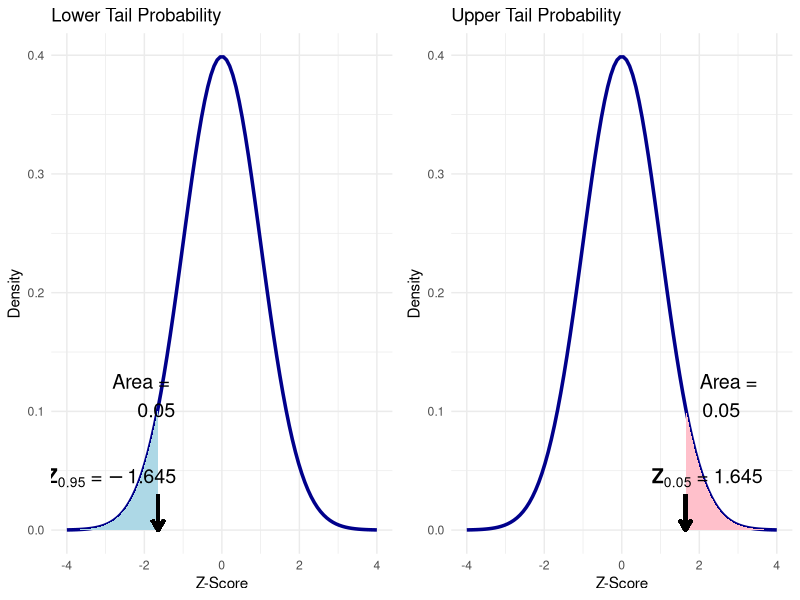
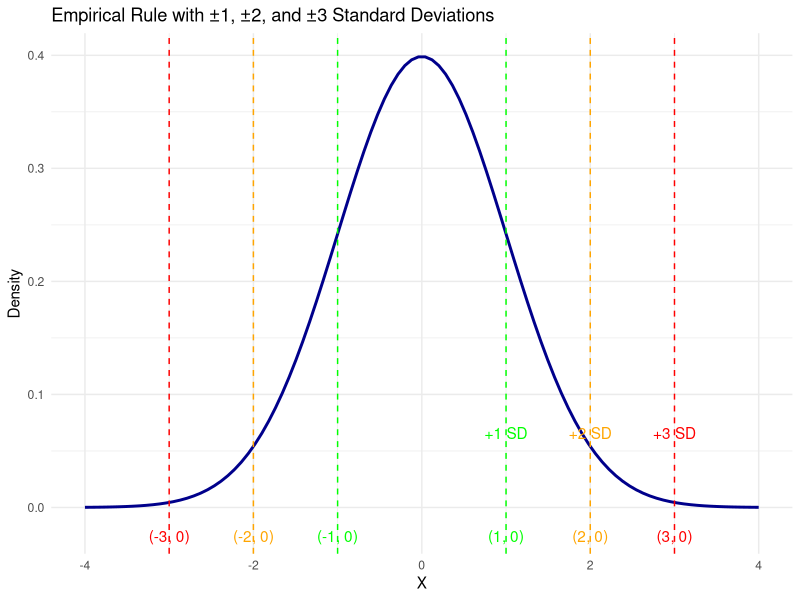
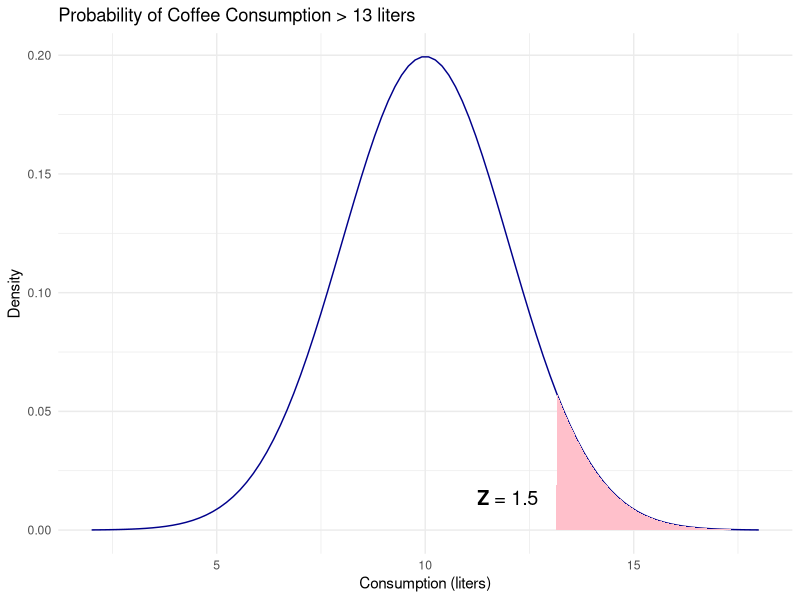
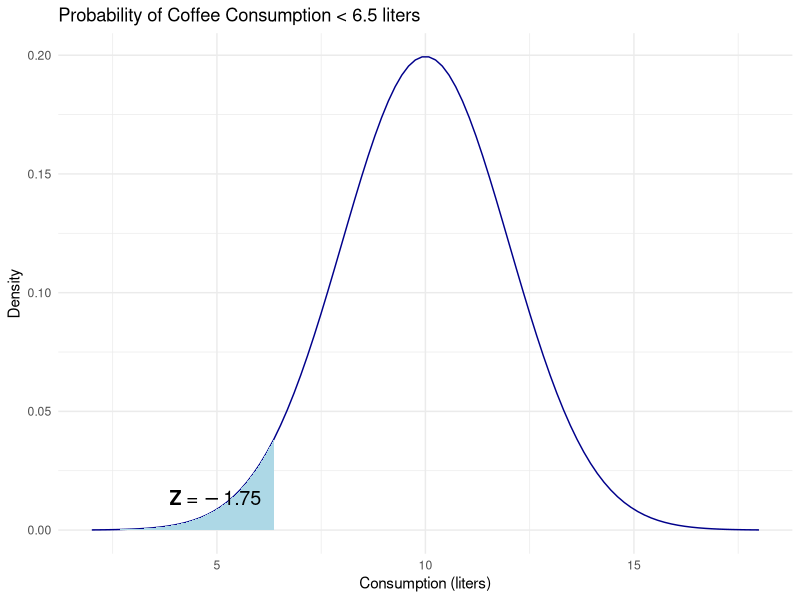
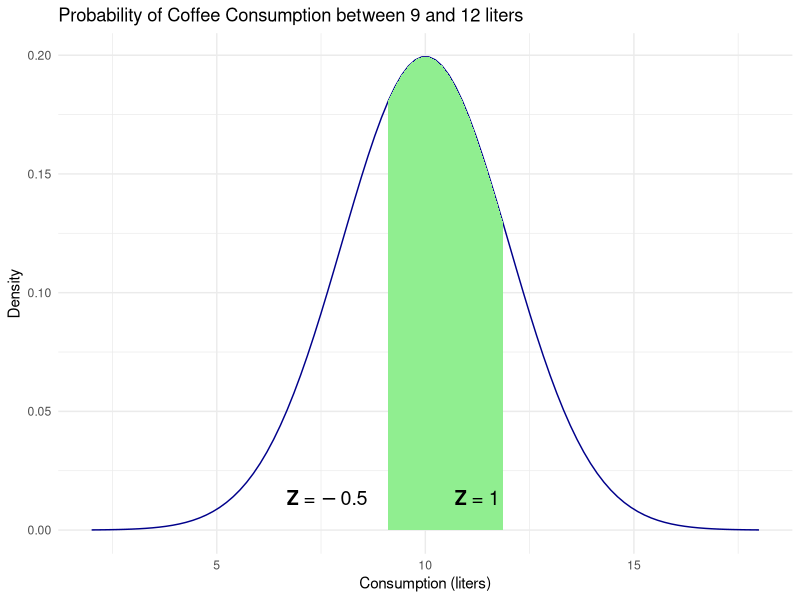
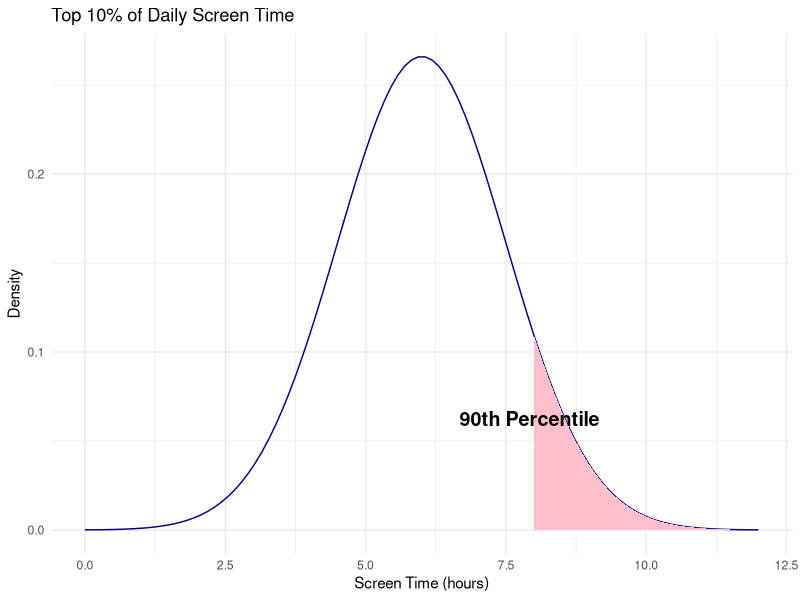
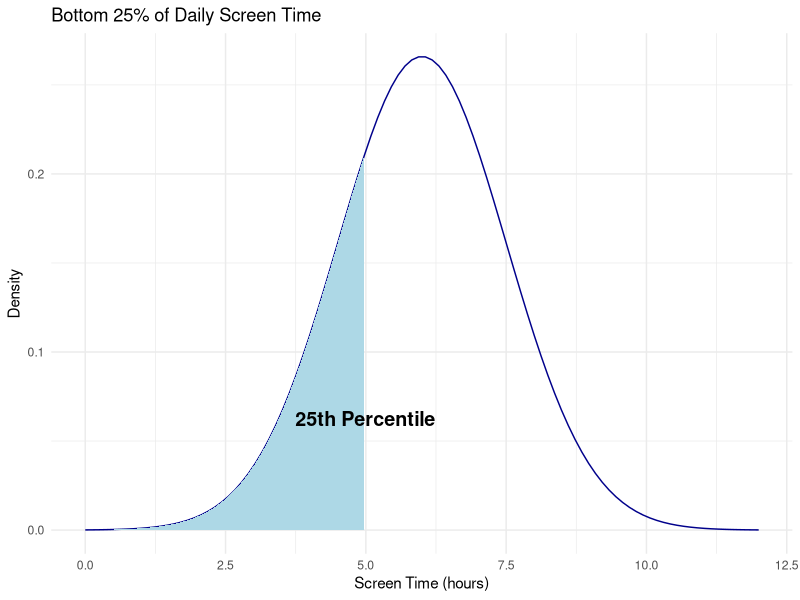
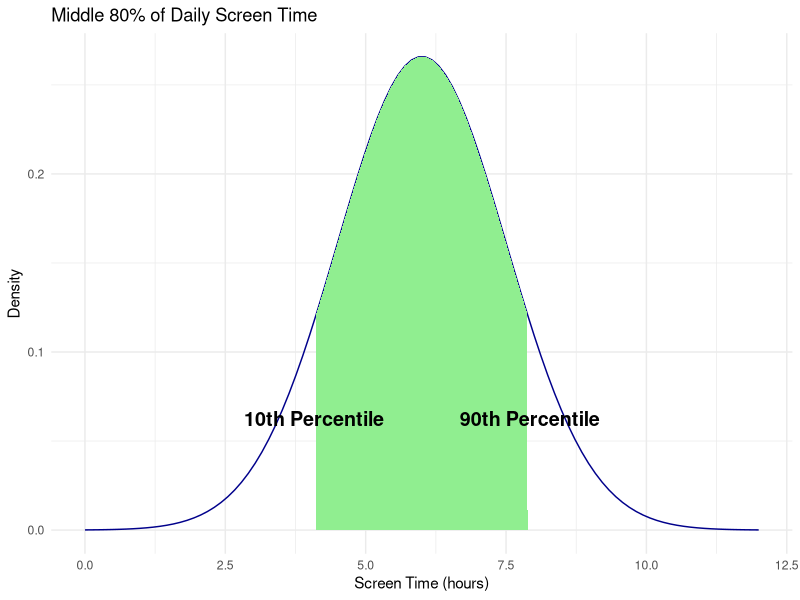

Write R code to recreate these figures, in order.
## ---- chunk 1
knitr::opts_chunk$set(echo = FALSE, comment = NA, message = FALSE,warning = FALSE)
library(ggplot2)
library(kableExtra)
library(patchwork)
## ---- chunk 2
library(ggplot2)
library(gridExtra)

x <- seq(-4, 4, length = 100)
y <- dnorm(x)

# Lower tail probability (Z < -1.645)
lower_tail <- ggplot(data.frame(x, y), aes(x, y)) +
  geom_line(color = "darkblue", size = 1.2) +
  geom_area(data = subset(data.frame(x, y), x < -1.645), aes(x, y), fill = "lightblue") +
  annotate("text", x = -0.5, y = 0.06, label = expression(bold(Z[0.95]) ~ "=" ~ -1.645), 
           size = 5, vjust = 1.5, hjust = 1.2) +
  geom_segment(aes(x = -1.645, y = 0.03, xend = -1.645, yend = 0), 
               arrow = arrow(length = unit(0.3, "cm")), color = "black", size = 1.2) +
  annotate("text", x = -1.2, y = 0.15, label = "Area = \n 0.05", size = 5, vjust = 1.5, hjust = 1) +
  labs(title = "Lower Tail Probability", x = "Z-Score", y = "Density") +
  theme_minimal()

# Upper tail probability (Z > 1.645)
upper_tail <- ggplot(data.frame(x, y), aes(x, y)) +
  geom_line(color = "darkblue", size = 1.2) +
  geom_area(data = subset(data.frame(x, y), x > 1.645), aes(x, y), fill = "pink") +
  annotate("text", x = 0.2, y = 0.06, label = expression(bold(Z[0.05]) ~ "=" ~ 1.645), 
           size = 5, vjust = 1.5, hjust = -0.2) +
  geom_segment(aes(x = 1.645, y = 0.03, xend = 1.645, yend = 0), 
               arrow = arrow(length = unit(0.3, "cm")), color = "black", size = 1.2) +
  annotate("text", x = 1.2, y = 0.15, label = "Area = \n  0.05", size = 5, vjust = 1.5, hjust = -0.5) +
  labs(title = "Upper Tail Probability", x = "Z-Score", y = "Density") +
  theme_minimal()

# Combine the two plots side by side
gridExtra::grid.arrange(lower_tail, upper_tail, ncol = 2)

## ---- chunk 3
library(ggplot2)

mean <- 0
sd <- 1
x <- seq(-4, 4, length = 100)
y <- dnorm(x, mean = mean, sd = sd)

ggplot(data.frame(x, y), aes(x, y)) +
 geom_line(color = "darkblue",linewidth =1) +
  geom_vline(xintercept = c(-1, 1), linetype = "dashed", color = "green") +
  geom_vline(xintercept = c(-2, 2), linetype = "dashed", color = "orange") +
  geom_vline(xintercept = c(-3, 3), linetype = "dashed", color = "red") +
  
  # Adding the annotations below the x-axis for coordinates
  annotate("text", x = 1, y = -0.02, label = "(1, 0)", color = "green", vjust = 1) +
  annotate("text", x = 2, y = -0.02, label = "(2, 0)", color = "orange", vjust = 1) +
  annotate("text", x = 3, y = -0.02, label = "(3, 0)", color = "red", vjust = 1) +
  annotate("text", x = -1, y = -0.02, label = "(-1, 0)", color = "green", vjust = 1) +
  annotate("text", x = -2, y = -0.02, label = "(-2, 0)", color = "orange", vjust = 1) +
  annotate("text", x = -3, y = -0.02, label = "(-3, 0)", color = "red", vjust = 1) +
  
  # Adding the annotations for SD above the lines
  annotate("text", x = 1, y = 0.05, label = "+1 SD", color = "green", vjust = -1) +
  annotate("text", x = 2, y = 0.05, label = "+2 SD", color = "orange", vjust = -1) +
  annotate("text", x = 3, y = 0.05, label = "+3 SD", color = "red", vjust = -1) +
  
  labs(title = "Empirical Rule with ±1, ±2, and ±3 Standard Deviations", 
       x = "X", y = "Density") +
  theme_minimal()

## ---- chunk 4
mean_coffee <- 10
sd_coffee <- 2
consumption <- 13
z <- (consumption - mean_coffee) / sd_coffee

# Plotting the probability
x <- seq(mean_coffee - 4 * sd_coffee, mean_coffee + 4 * sd_coffee, length = 100)
y <- dnorm(x, mean = mean_coffee, sd = sd_coffee)

ggplot(data.frame(x, y), aes(x, y)) +
  geom_line(color = "darkblue",linewitdth=1) +
  geom_area(data = subset(data.frame(x, y), x > consumption), aes(x, y), fill = "pink") +
  annotate("text", x = 13, y = 0.02, label = expression(bold(Z) ~ "=" ~ 1.5), size = 5, vjust = 1.5, hjust = 1.2) +
  labs(title = "Probability of Coffee Consumption > 13 liters", x = "Consumption (liters)", y = "Density") +
  theme_minimal()

## ---- chunk 5
consumption <- 6.5
z <- (consumption - mean_coffee) / sd_coffee

# Plotting the probability
ggplot(data.frame(x, y), aes(x, y)) +
  geom_line(color = "darkblue",linewitdth=1) +
  geom_area(data = subset(data.frame(x, y), x < consumption), aes(x, y), fill = "lightblue") +
  annotate("text", x = 6.5, y = 0.02, label = expression(bold(Z) ~ "=" ~ -1.75), size = 5, vjust = 1.5, hjust = 1.2) +
  labs(title = "Probability of Coffee Consumption < 6.5 liters", x = "Consumption (liters)", y = "Density") +
  theme_minimal()

## ---- chunk 6
# Plotting the probability
ggplot(data.frame(x, y), aes(x, y)) +
  geom_line(color = "darkblue",linewitdth=1) +
  geom_area(data = subset(data.frame(x, y), x > 9 & x < 12), aes(x, y), fill = "lightgreen") +
  annotate("text", x = 9, y = 0.02, label = expression(bold(Z) ~ "=" ~ -0.5), size = 5, vjust = 1.5, hjust = 1.2) +
  annotate("text", x = 12, y = 0.02, label = expression(bold(Z) ~ "=" ~ 1), size = 5, vjust = 1.5, hjust = 1.2) +
  labs(title = "Probability of Coffee Consumption between 9 and 12 liters", x = "Consumption (liters)", y = "Density") +
  theme_minimal()

## ---- chunk 7
mean_time <- 6
sd_time <- 1.5
screen_time_90th <- mean_time + 1.28 * sd_time

x <- seq(mean_time - 4 * sd_time, mean_time + 4 * sd_time, length = 100)
y <- dnorm(x, mean = mean_time, sd = sd_time)

ggplot(data.frame(x, y), aes(x, y)) +
  geom_line(color = "darkblue",linewitdth=1) +
  geom_area(data = subset(data.frame(x, y), x > screen_time_90th), aes(x, y), fill = "pink") +
  annotate("text", x = screen_time_90th, y = 0.05, label = expression(bold("90th Percentile")), size = 5, vjust = -1) +
  labs(title = "Top 10% of Daily Screen Time", x = "Screen Time (hours)", y = "Density") +
  theme_minimal()
## ---- chunk 8
screen_time_25th <- mean_time + (-0.674) * sd_time

ggplot(data.frame(x, y), aes(x, y)) +
  geom_line(color = "darkblue",linewitdth=1) +
  geom_area(data = subset(data.frame(x, y), x < screen_time_25th), aes(x, y), fill = "lightblue") +
  annotate("text", x = screen_time_25th, y = 0.05, label = expression(bold("25th Percentile")), size = 5, vjust = -1) +
  labs(title = "Bottom 25% of Daily Screen Time", x = "Screen Time (hours)", y = "Density") +
  theme_minimal()
## ---- chunk 9
screen_time_10th <- mean_time + (-1.28) * sd_time

ggplot(data.frame(x, y), aes(x, y)) +
  geom_line(color = "darkblue",linewitdth=1) +
  geom_area(data = subset(data.frame(x, y), x > screen_time_10th & x < screen_time_90th), aes(x, y), fill = "lightgreen") +
  annotate("text", x = screen_time_10th, y = 0.05, label = expression(bold("10th Percentile")), size = 5, vjust = -1) +
  annotate("text", x = screen_time_90th, y = 0.05, label = expression(bold("90th Percentile")), size = 5, vjust = -1) +
  labs(title = "Middle 80% of Daily Screen Time", x = "Screen Time (hours)", y = "Density") +
  theme_minimal()
## ---- chunk 10
# Set seed for reproducibility
set.seed(123)

# Generate 10 random data points from a normal distribution
sample_data <- rnorm(10)

# Sort the data
sorted_data <- sort(sample_data)

# Compute theoretical quantiles for standard normal distribution
n <- length(sorted_data)
theoretical_quantiles <- qnorm((1:n - 0.5) / n)

# Create a data frame to display in the HTML table
data_frame <- t(data.frame(
  "Ordered Data" = sorted_data,
  "Theoretical Quantiles" = theoretical_quantiles
))

data_frame = round(data_frame, 3)

# Display the table
data_frame %>%
  kable("html") %>%
  kable_styling(full_width = F) %>%
  column_spec(1, bold = T, color = "white", background = "#7C0A02") %>%
  column_spec(2:11, background = "lightblue")

## ---- chunk 11
# Q-Q plot for the 10 random points
ggplot(data.frame(x = theoretical_quantiles, y = sorted_data), aes(x = x, y = y)) +
  geom_point(color = "blue", size = 3) +
  geom_abline(intercept = 0, slope = 1, color = "red", linetype = "dashed",size = 1) +
  labs(title = "Q-Q Plot for 10 Random Points", x = "Theoretical Quantiles", y = "Ordered Data") +
  theme_minimal()
## ---- chunk 12
# Generate right-skewed data (chi-squared distribution)
right_skewed_data <- rchisq(1000, df = 3)

# Q-Q plot for right-skewed data 
qqrs<- ggplot(data.frame(x = right_skewed_data), aes(sample = x)) +
  stat_qq(color = "red") +
  stat_qq_line(color = "blue",size =1) +
  labs(title = "Positively Skewed Data") +
  theme_minimal()

# Generate left-skewed data (negatively skewed)
left_skewed_data <- -rchisq(1000, df = 3)

# Q-Q plot for left-skewed data
qqls <- ggplot(data.frame(x = left_skewed_data), aes(sample = x)) +
  stat_qq(color = "green") +
  stat_qq_line(color = "blue",size =1) +
  labs(title = "Negatively Skewed Data") +
  theme_minimal()

# Generate symmetric data (t-distribution with df = 10)
symmetric_data <- rt(1000, df = 10)

# Q-Q plot for symmetric data
qqsym <- ggplot(data.frame(x = symmetric_data), aes(sample = x)) +
  stat_qq(color = "purple") +
  stat_qq_line(color = "blue",size =1) +
  labs(title = " Symmetric Data") +
  theme_minimal()

# Generate uniformly distributed data
uniform_data <- runif(1000)

# Q-Q plot for uniformly distributed data
qquni <- ggplot(data.frame(x = uniform_data), aes(sample = x)) +
  stat_qq(color = "orange") +
  stat_qq_line(color = "blue",size =1) +
  labs(title = "Uniformly Distributed Data") +
  theme_minimal()


# plot the Q-Q plots side by side
(qqrs + qqls)/(qqsym + qquni)
